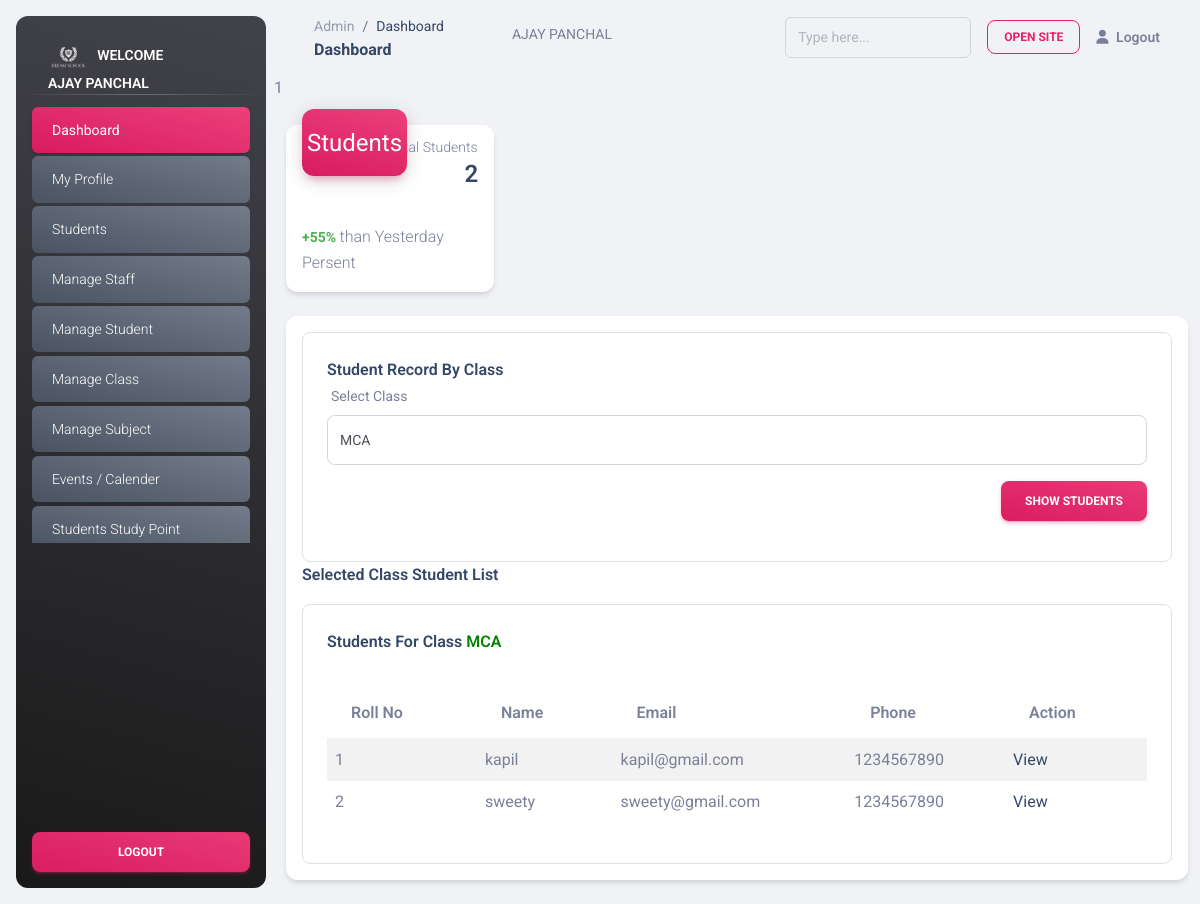
Page /admin/students.php?cls=3 (signed in) on the earlier database version.
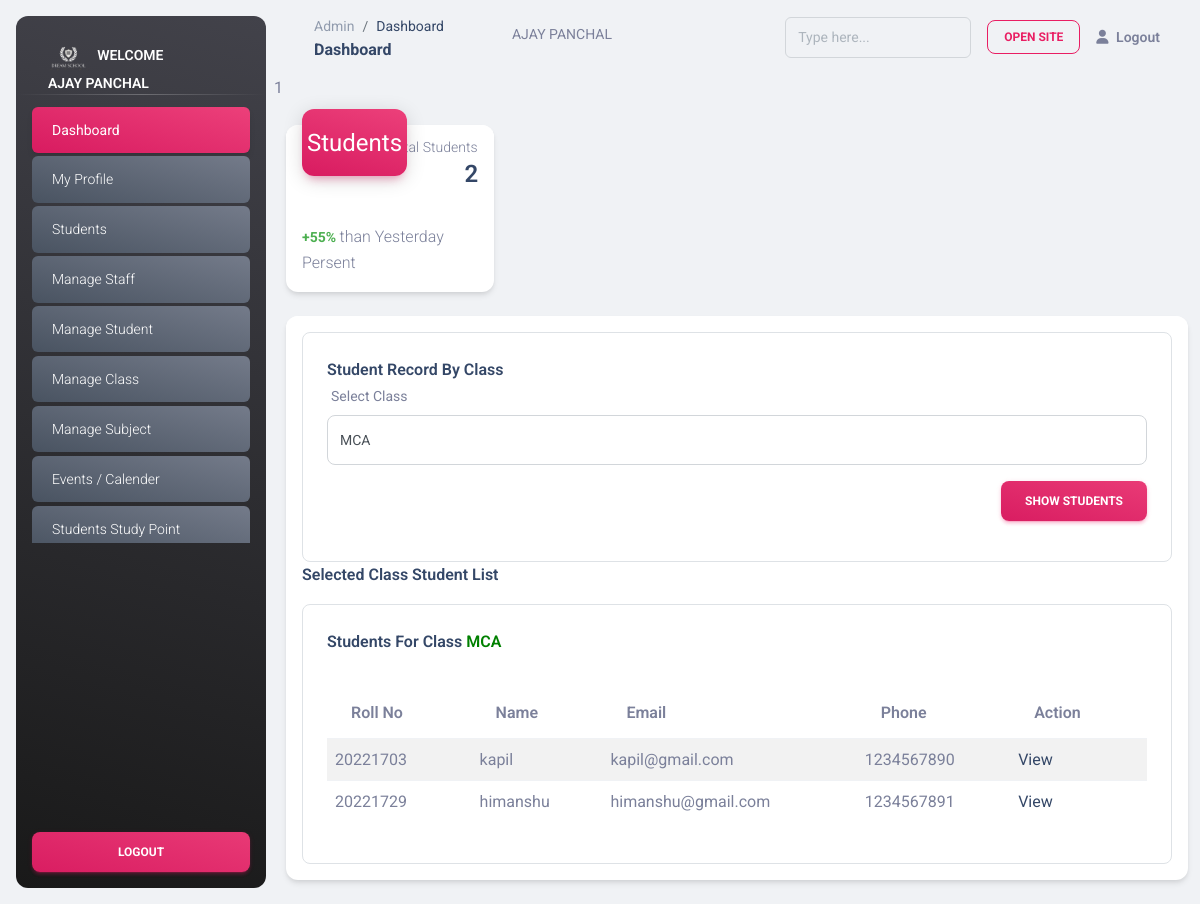
Same page on the later database version.
### tables this page shows
CREATE TABLE `classes` (
  `id` int(11) NOT NULL,
  `class_name` varchar(255) DEFAULT NULL,
  `incharge_id` int(11) DEFAULT NULL,
  `insert_by` int(11) DEFAULT NULL,
  `update_by` timestamp NULL DEFAULT current_timestamp(),
  `insert_at` timestamp NULL DEFAULT current_timestamp(),
  `update_at` int(11) DEFAULT NULL
);

CREATE TABLE `student` (
  `student_id` int(11) NOT NULL,
  `student_roll_no` int(11) NOT NULL,
  `class_id` int(11) DEFAULT NULL,
  `student_name` varchar(255) DEFAULT NULL,
  `student_email` varchar(255) DEFAULT NULL,
  `student_phone` varchar(13) DEFAULT NULL,
  `student_psw` varchar(255) DEFAULT NULL,
  `insert_by` int(11) NOT NULL,
  `insert_at` int(11) NOT NULL,
  `update_by` int(11) NOT NULL,
  `update_at` int(11) NOT NULL,
  `status` enum('active','in-active') NOT NULL
);

### admin/students.php (the view, shortened to what this page needs)
<?php
include "header.php";
?>
<main class="main-content position-relative max-height-vh-100 h-100 border-radius-lg ">
  <?= include("navBar.php") ?>
  <div class="container-fluid py-4">
    <div class="row">
      <div class="col-xl-3 col-sm-6 mb-xl-0 mb-4">
        <div class="card">
          <div class="card-header p-3 pt-2">
            <div
              class="icon icon-lg icon-shape bg-gradient-primary shadow-primary text-center border-radius-xl mt-n4 position-absolute">
              <i class="material-icons opacity-10">Students</i>
            </div>
            <div class="text-end pt-1">
              <p class="text-sm mb-0 text-capitalize">Total Students</p>
              <?php
              $sql = "SELECT student_id FROM student ";
              $sql = mysqli_query($conn, $sql);
              $total_std_row = mysqli_num_rows($sql);
              ?>
              <h4 class="mb-0"><?= $total_std_row ?></h4>
            </div>
          </div>
          <hr class="primary horizontal my-0">
          <div class="card-footer p-3">
            <p class="mb-0"><span class="text-success text-sm font-weight-bolder">+55% </span>than Yesterday Persent</p>
          </div>
        </div>
      </div>
    </div>
    <div class="col-md-12 mb-lg-0 mb-4">
      <div class="card mt-4">
        <div class="card-header pb-0 p-3">
          <div class="row">
            <div class="col-md-12 mb-md-0 mb-4">
              <div class="card card-body border card-plain border-radius-lg  ">
                <h6 class="mb-0">Student Record By Class</h6>
                <div>
                  <form method="get">
                    <div class="mb-3">
                      <label class="form-label">Select Class</label>
                      <select name="cls" class="form-control form-control-lg">
                        <?php
                        $class_name = "";
                        $class = "";
                        $sql = "SELECT * FROM `classes`";
                        $sql = mysqli_query($conn, $sql);
                        while ($row = mysqli_fetch_assoc($sql)) {
                          if (isset($_GET['cls'])) {
                            $class = $_GET['cls'];
                            if ($row['id'] == $class) {
                              $class_name = $row['class_name'];
                            }
                          }
                        ?>
                        <option value="<?= $row['id'] ?>" <?php if ($row['id'] == $class)
                            echo "selected disabled" ?>>
                          <?= $row['class_name'] ?></option>
                        <?php } ?>
                      </select>
                    </div>
                    <div class="mb-3 text-end">
                      <button type="submit" class="btn bg-gradient-primary mb-0" href="javascript:;">Show Students</button>
                    </div>
                  </form>
                </div>
              </div>
            </div>
            <div class="col-6 d-flex align-items-center">
              <h6 class="mb-0">Selected Class Student List</h6>
            </div>
          </div>
        </div>
        <div class="card-body p-3">
          <div class="row">
            <div class="col-md-12 mb-md-0 mb-4">
              <div class="card card-body border card-plain border-radius-lg  ">
                <h6 class="mb-0">Students For Class <span style="color:green"><?= $class_name ?></span></h6>
                <hr>
                <div>
                  <table class="table table-striped d-tbl" style="width:100%">
                    <thead>
                      <tr>
                        <th> Roll No</th>
                        <th> Name</th>
                        <th> Email</th>
                        <th> Phone</th>
                        <th> Action</th>
                      </tr>
                    </thead>
                    <tbody>
                      <?php
                      if (isset($_GET['cls']) && !empty($_GET['cls'])) {
                        $class = $_GET['cls'];
                        $sql = "SELECT * FROM student WHERE class_id=$class";
                        $sql = mysqli_query($conn, $sql);
                        while ($row = mysqli_fetch_assoc($sql)) {
                      ?>
                      <tr>
                        <td><?= $row['student_roll_no'] ?></td>
                        <td><?= $row['student_name'] ?></td>
                        <td><?= $row['student_email'] ?></td>
                        <td><?= $row['student_phone'] ?></td>
                        <td><a href="managestudent.php?stid=<?= $row['student_id'] ?>">View</a></td>
                      </tr>
                      <?php
                        }
                      }
                      ?>
                    </tbody>
                  </table>
                </div>
              </div>
            </div>
          </div>
        </div>
      </div>
    </div>
  </div>
</main>
<?php include "footer.php" ?>

### admin/header.php (shortened to what this page needs)
<!DOCTYPE html>
<html lang="en">
<head>
  <link href="../assets/css/nucleo-icons.css" rel="stylesheet" />
  <link href="../assets/css/nucleo-svg.css" rel="stylesheet" />
  <link id="pagestyle" href="../assets/css/material-dashboard.css?v=3.0.4" rel="stylesheet" />
  <link rel="stylesheet" type="text/css" href="https://cdn.datatables.net/v/bs5/dt-1.13.1/datatables.min.css" />
</head>
<body class="g-sidenav-show  bg-gray-200">
  <aside
    class="sidenav navbar navbar-vertical navbar-expand-xs border-0 border-radius-xl my-3 fixed-start ms-3   bg-gradient-dark"
    id="sidenav-main">
    <div class="sidenav-header">
      <a class="navbar-brand m-0" href="#">
        <img src="../assets/images/white.png" class="navbar-brand-img h-100" alt="main_logo">
        <span class="ms-1 font-weight-bold text-white">WELCOME<br><?= $_SESSION['admin_name'] ?></span>
      </a>
    </div>
    <hr class="horizontal light mt-0 mb-2">
    <div class="collapse navbar-collapse  w-auto " id="sidenav-collapse-main">
      <ul class="navbar-nav">
        <li class="nav-item">
          <a class="nav-link text-white active bg-gradient-primary" href="index.php">
            <span class="nav-link-text ms-1">Dashboard</span>
          </a>
        </li>
        <li class="nav-item">
          <a class="nav-link text-white   bg-gradient-secondary" href="profile.php">
            <span class="nav-link-text ms-1">My Profile</span>
          </a>
        </li>
        <li class="nav-item">
          <a class="nav-link text-white   bg-gradient-secondary" href="students.php">
            <span class="nav-link-text ms-1">Students</span>
          </a>
        </li>
        <li class="nav-item">
          <a class="nav-link text-white   bg-gradient-secondary" href="managestaff.php">
            <span class="nav-link-text ms-1">Manage Staff</span>
          </a>
        </li>
        <li class="nav-item">
          <a class="nav-link text-white   bg-gradient-secondary" href="managestudent.php">
            <span class="nav-link-text ms-1">Manage Student</span>
          </a>
        </li>
        <li class="nav-item">
          <a class="nav-link text-white   bg-gradient-secondary" href="manageclass.php">
            <span class="nav-link-text ms-1">Manage Class</span>
          </a>
        </li>
        <li class="nav-item">
          <a class="nav-link text-white   bg-gradient-secondary" href="managesubject.php">
            <span class="nav-link-text ms-1">Manage Subject</span>
          </a>
        </li>
        <li class="nav-item">
          <a class="nav-link text-white   bg-gradient-secondary" href="events.php">
            <span class="nav-link-text ms-1">Events / Calender</span>
          </a>
        </li>
        <li class="nav-item">
          <a class="nav-link text-white   bg-gradient-secondary" href="studypoint.php">
            <span class="nav-link-text ms-1">Students Study Point</span>
          </a>
        </li>
      </ul>
    </div>
    <div class="sidenav-footer position-absolute w-100 bottom-0 ">
      <div class="mx-3">
        <a class="btn bg-gradient-primary mt-4 w-100" href="../logout.php" type="button">Logout</a>
      </div>
    </div>
  </aside>

### admin/navBar.php (shortened to what this page needs)
<nav class="navbar navbar-main navbar-expand-lg px-0 mx-4 shadow-none border-radius-xl" id="navbarBlur"
  data-scroll="true">
  <div class="container-fluid py-1 px-3">
    <nav aria-label="breadcrumb">
      <ol class="breadcrumb bg-transparent mb-0 pb-0 pt-1 px-0 me-sm-6 me-5">
        <li class="breadcrumb-item text-sm"><a class="opacity-5 text-dark" href="javascript:;">Admin </a></li>
        <li class="breadcrumb-item text-sm text-dark active" aria-current="page">Dashboard</li>
      </ol>
      <h6 class="font-weight-bolder mb-0">Dashboard</h6>
    </nav>
    <div class="collapse navbar-collapse mt-sm-0 mt-2 me-md-0 me-sm-4" id="navbar">
      <div class=" pe-md-3  me-sm-4 ">
        <label><?= $_SESSION['admin_name'] ?></label>
      </div>
      <div class="ms-md-auto pe-md-3 d-flex align-items-center">
        <div class="input-group input-group-outline">
          <label class="form-label"></label>
          <input type="text" class="form-control" placeholder="Type here...">
        </div>
      </div>
      <ul class="navbar-nav  justify-content-end">
        <li class="nav-item d-flex align-items-center">
          <a class="btn btn-outline-primary btn-sm mb-0 me-3" target="_blank" href="../index.php">Open Site</a>
        </li>
        <li class="nav-item d-flex align-items-center">
          <a href="../logout.php" class="nav-link text-body font-weight-bold px-0">
            <i class="fa fa-user me-sm-1"></i>
            <span class="d-sm-inline d-none">Logout</span>
          </a>
        </li>
      </ul>
    </div>
  </div>
</nav>

### admin/footer.php (shortened to what this page needs)
<footer class="footer py-4  ">
  <div class="container-fluid">
    <div class="row justify-content-center justify-content-lg-end">
      <div class="col-lg-6">
        <ul class="nav nav-footer justify-content-center justify-content-lg-end">
          <li class="nav-item">
            <a href="https://https://crsu.ac.in/" class="nav-link text-muted" target="_blank">CRSU</a>
          </li>
          <li class="nav-item">
            <a href="https://https://crsu.ac.in/" class="nav-link text-muted" target="_blank">CRSU</a>
          </li>
          <li class="nav-item">
            <a href="https://https://crsu.ac.in/" class="nav-link text-muted" target="_blank">CRSU</a>
          </li>
          <li class="nav-item">
            <a href="https://https://crsu.ac.in/" class="nav-link pe-0 text-muted" target="_blank">CRSU</a>
          </li>
        </ul>
      </div>
    </div>
  </div>
</footer>
</body>
</html>

### assets/css/nucleo-svg.css (style rules this page uses)
.icon { display: inline-block; color: #111111; height: 1em; width: 1em; }
.icon-lg { height: 1.6em; width: 1.6em; }
.icon { fill: currentColor; stroke: none; }

Differences in the rows shown:
removed student: student_roll_no "1", student_name "kapil", student_email "kapil@gmail.com", student_phone "1234567890"
removed student: student_roll_no "2", student_name "sweety", student_email "sweety@gmail.com", student_phone "1234567890"
added student: student_roll_no "20221703", student_name "kapil", student_email "kapil@gmail.com", student_phone "1234567890"
added student: student_roll_no "20221729", student_name "himanshu", student_email "himanshu@gmail.com", student_phone "1234567891"
